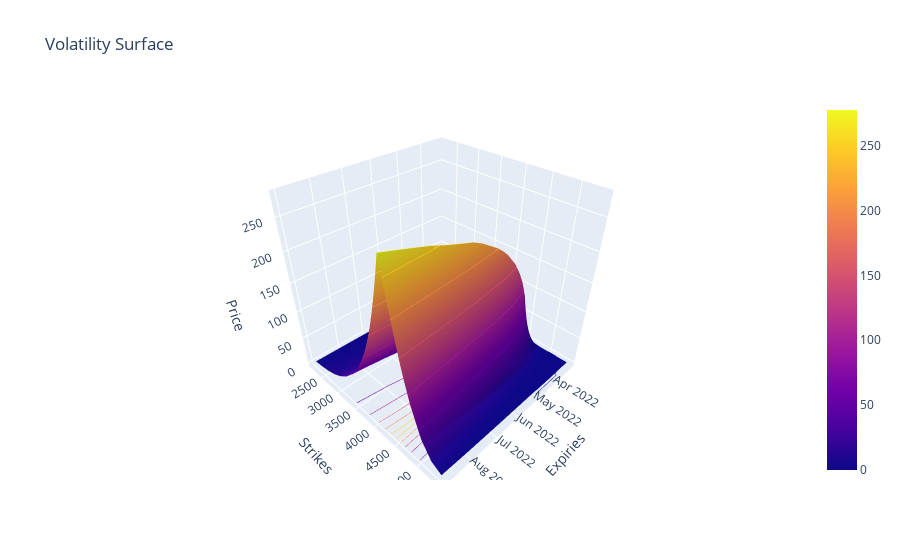
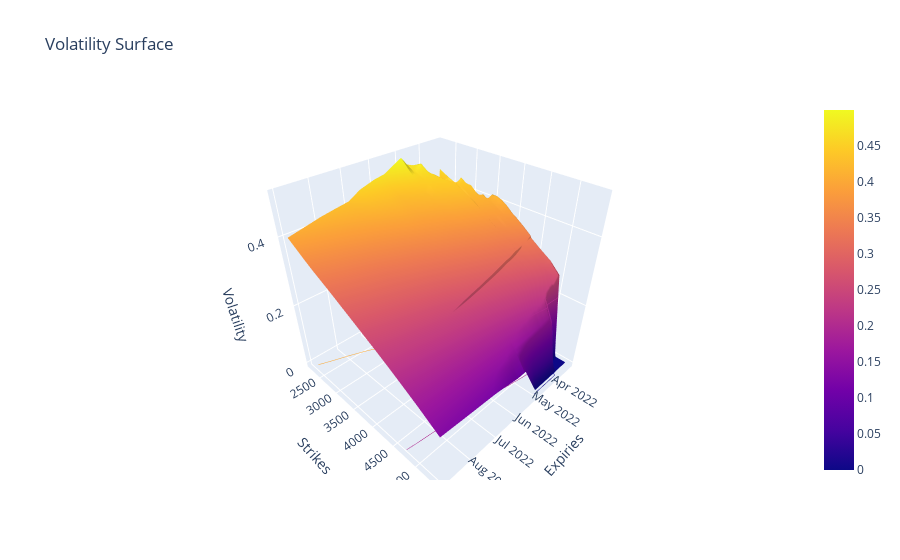

These figures' notebook cell, in order:
### Code cell
fig = plot_volatility_surface(
	time=time,
	volatility_surface=spx_vs,
	quantity_method="model_price",
	model=model,
	plot_parameters={"moneyness": False, "time_to_expiry": False, "log_moneyness": False, "mid_price": True},
	out_the_money=True,
)
fig.show()


fig = plot_volatility_surface(
	time=time,
	volatility_surface=spx_vs,
	quantity_method="model_pricing_implied_volatility",
	pricing_model=pricing_model,
	model=model,
	plot_parameters={"moneyness": False, "time_to_expiry": False, "log_moneyness": False, "mid_price": True},
	out_the_money=True,
)
fig.show()

### Figure 1 — Plotly figure (JSON) as saved in the notebook; plotly's stock layout.template omitted (floating-point values rounded to 4 significant figures; data arrays with more than 128 entries replaced by an {"elided": "..."} marker saying what was removed)
{"data": [{"contours": {"z": {"highlightcolor": "limegreen", "project": {"z": true}, "show": true, "usecolormap": true}}, "type": "surface", "x": ["2022-03-09", "2022-03-11", "2022-03-18", "2022-03-23", "2022-03-25", "2022-03-30", "2022-03-31", "2022-04-01", "2022-04-08", "2022-04-14", "2022-04-22", "2022-04-29", "2022-05-20", "2022-05-31", "2022-06-17", "2022-06-30", "2022-07-15", "2022-07-29", "2022-08-31"], "y": [2200, 2400, 2600, 2800, 3000, 3200, 3400, 3500, 3600, 3700, 3800, 3850, 3900, 3950, 3975, 4000, 4025, 4040, 4050, 4060, 4070, 4075, 4080, 4090, 4100, 4110, 4120, 4125, 4130, 4140, 4150, 4160, 4170, 4175, 4180, 4190, 4200, 4210, 4220, 4225, 4230, 4240, 4250, 4260, 4270, 4275, 4280, 4290, 4300, 4310, 4320, 4325, 4330, 4340, 4350, 4360, 4370, 4375, 4380, 4390, 4400, 4410, 4420, 4425, 4430, 4440, 4450, 4460, 4470, 4475, 4480, 4490, 4500, 4510, 4525, 4550, 4600, 4650, 4700, 4800, 5000, 5200, 5400], "z": {"elided": "83x19 float values"}}], "layout": {"scene": {"aspectmode": "cube", "xaxis": {"title": {"text": "Expiries"}}, "yaxis": {"title": {"text": "Strikes"}}, "zaxis": {"title": {"text": "Price"}}}, "title": {"text": "Volatility Surface"}}}

### Figure 2 — Plotly figure (JSON) as saved in the notebook; plotly's stock layout.template omitted (floating-point values rounded to 4 significant figures; data arrays with more than 128 entries replaced by an {"elided": "..."} marker saying what was removed)
{"data": [{"contours": {"z": {"highlightcolor": "limegreen", "project": {"z": true}, "show": true, "usecolormap": true}}, "type": "surface", "x": ["2022-03-09", "2022-03-11", "2022-03-18", "2022-03-23", "2022-03-25", "2022-03-30", "2022-03-31", "2022-04-01", "2022-04-08", "2022-04-14", "2022-04-22", "2022-04-29", "2022-05-20", "2022-05-31", "2022-06-17", "2022-06-30", "2022-07-15", "2022-07-29", "2022-08-31"], "y": [2200, 2400, 2600, 2800, 3000, 3200, 3400, 3500, 3600, 3700, 3800, 3850, 3900, 3950, 3975, 4000, 4025, 4040, 4050, 4060, 4070, 4075, 4080, 4090, 4100, 4110, 4120, 4125, 4130, 4140, 4150, 4160, 4170, 4175, 4180, 4190, 4200, 4210, 4220, 4225, 4230, 4240, 4250, 4260, 4270, 4275, 4280, 4290, 4300, 4310, 4320, 4325, 4330, 4340, 4350, 4360, 4370, 4375, 4380, 4390, 4400, 4410, 4420, 4425, 4430, 4440, 4450, 4460, 4470, 4475, 4480, 4490, 4500, 4510, 4525, 4550, 4600, 4650, 4700, 4800, 5000, 5200, 5400], "z": {"elided": "83x19 float values"}}], "layout": {"scene": {"aspectmode": "cube", "xaxis": {"title": {"text": "Expiries"}}, "yaxis": {"title": {"text": "Strikes"}}, "zaxis": {"title": {"text": "Volatility"}}}, "title": {"text": "Volatility Surface"}}}
